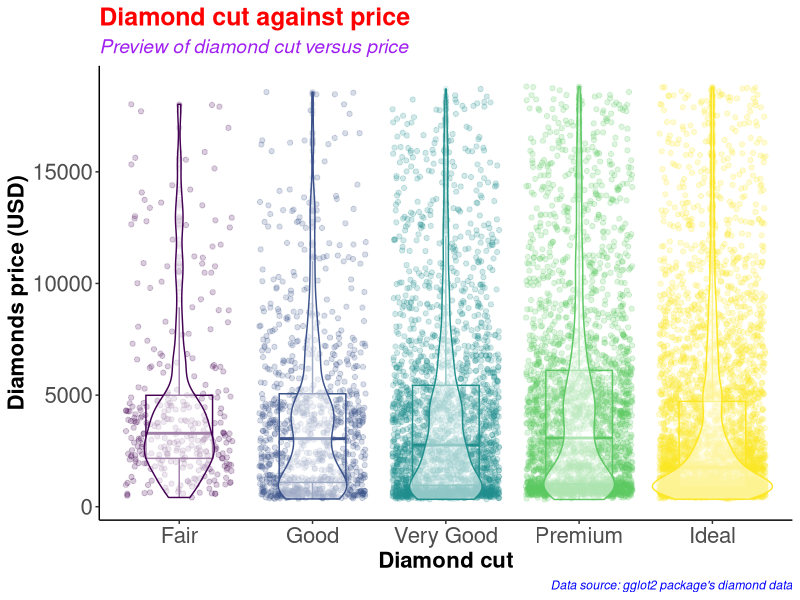
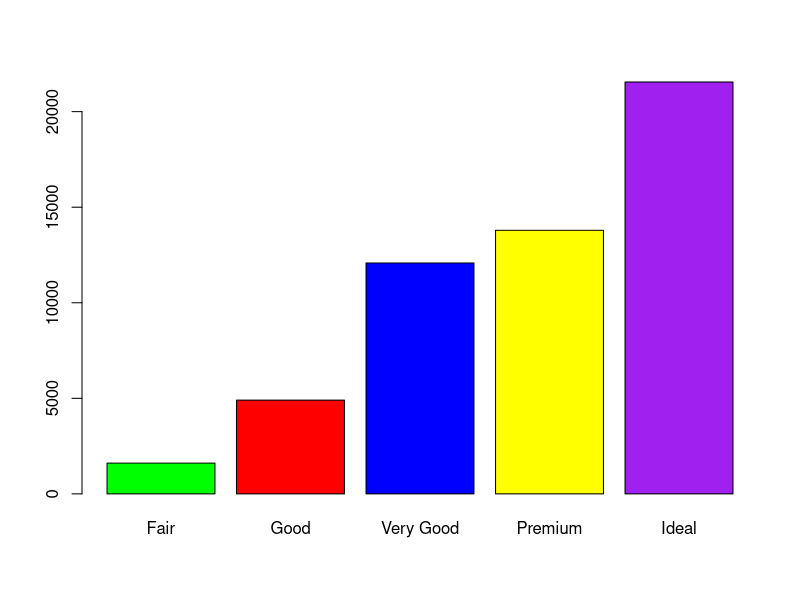
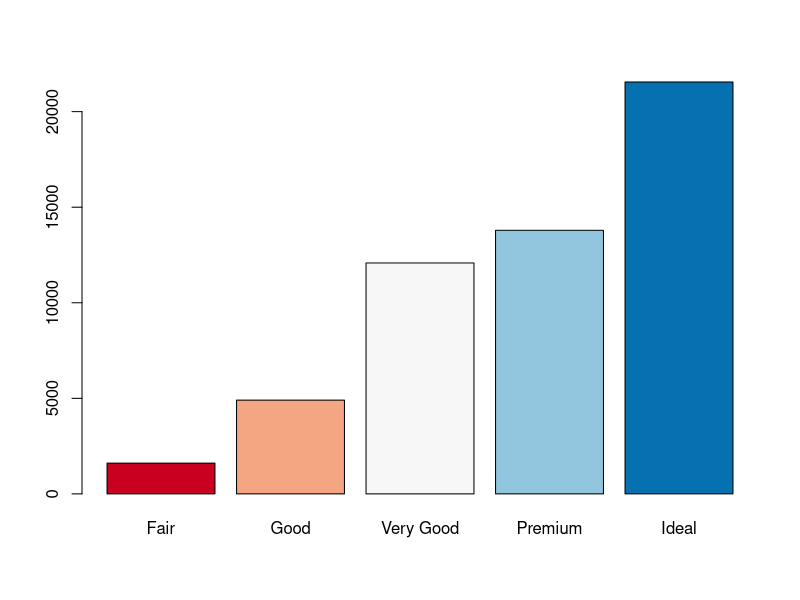
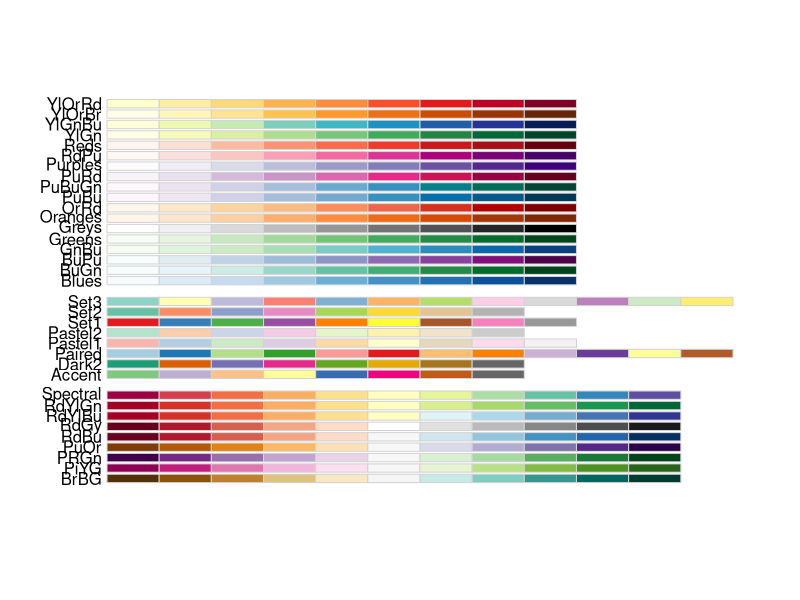
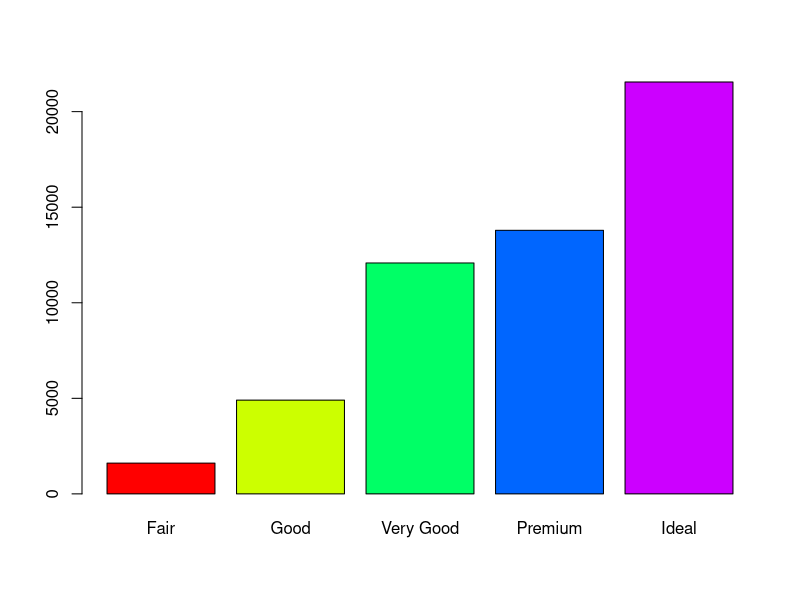
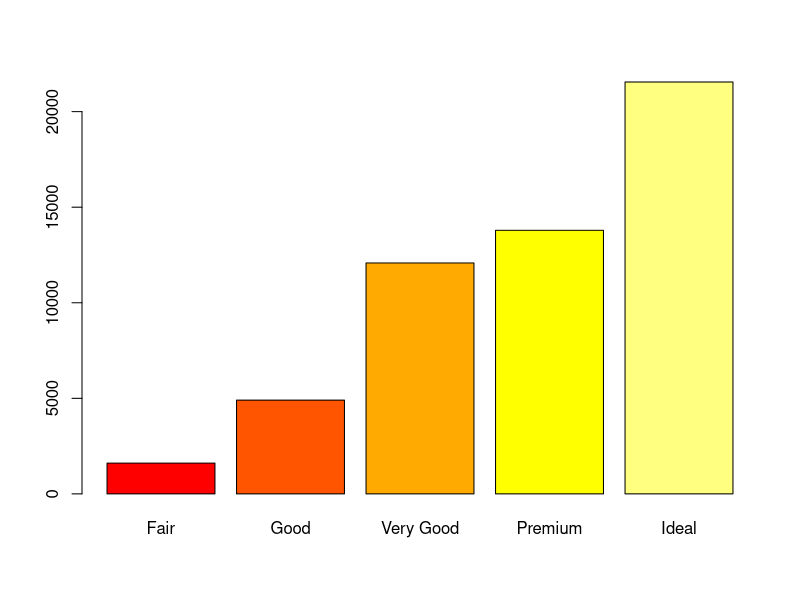
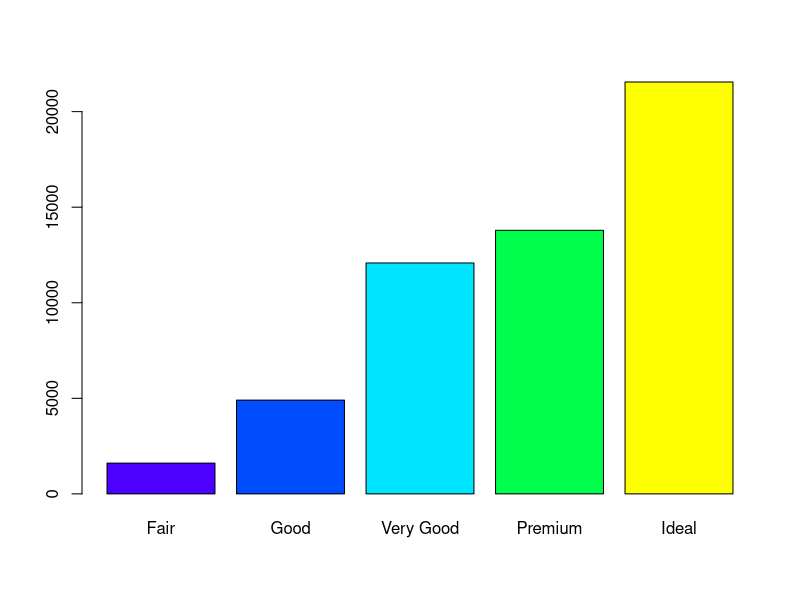
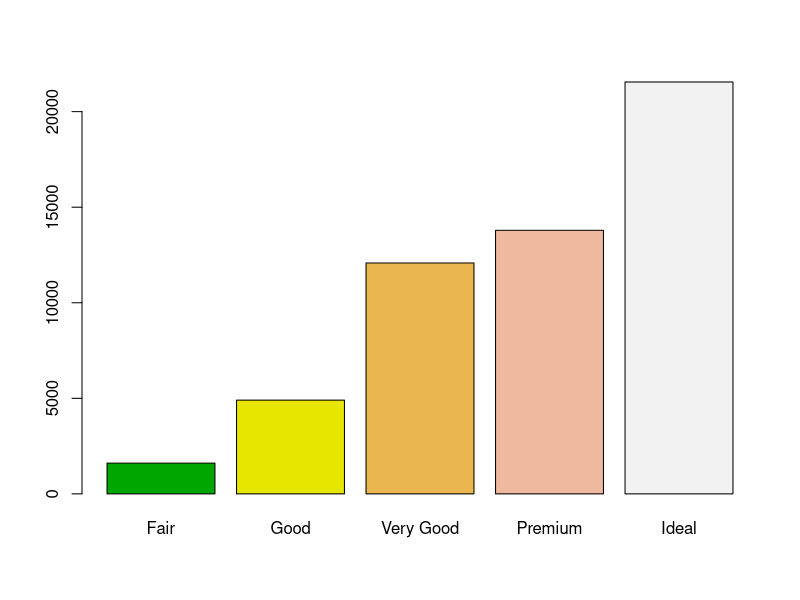

The R script that drew these images, in order:
#########################################
# Name: Wyclife Agumba Oluoch           #   
# E-mail: wyclifeoluoch@gmail.com       #
# GitHub: https://github.com/Wycology   #
# Task: Boxplot and violin plots in one #
# Date: 4th Jan 2021                    #
# Last edited: 10th April 2021          #
#########################################

# Loading the necessary libraries for the project

library(tidyverse) # This is for data wrangling and plotting.
library(RColorBrewer) # This is for generating color pallets for the plots.

diamonds_df <- diamonds # Saving the diamonds data-set to a new object in R.

head(diamonds) # Checking the variables in the data-set for subsequent analyses
nrow(diamonds) # Checking for the number of rows in the data. 53940 observations
ncol(diamonds) # Checking the number of variables in the data-set. 10 variables

diamonds_df %>% # Picking the diamonds data, and then
  slice_sample(n = 0.2*(nrow(diamonds))) %>% # Picking a portion of the data-set
  ggplot(aes(x = cut, y = price, color = cut)) + # Adding the mapping variables
  geom_point(position = "jitter", alpha = 0.2) + # Adding jitter and alpha
  geom_boxplot(alpha = 0.1, width = 0.5) + # Modifying dimensions of the boxplot 
  geom_violin(alpha = 0.5) + # Adding violin plot on top of the box and jitter
  theme_classic() + # Adding my preferred theme for publication.
  theme(legend.position = "none") + # Removing the legend; it is on the x-axis
  labs(x = "Diamond cut", # Labels the x-axis.
       y = "Diamonds price (USD)", # Labeling the y-axis
       title = "Diamond cut against price", # Setting tibble of the plot
       subtitle = "Preview of diamond cut versus price", # Descriptive title beneath TITLE
       caption = "Data source: gglot2 package's diamond data") +
  theme(axis.text = element_text(size=16), # Size of labels on tick-marks
        axis.title = element_text(size=16,face="bold")) + # Size of axis labels
  theme(plot.title = element_text(color = 'red', size = 18, face = 'bold'),
        plot.subtitle = element_text(color = 'purple', size = 14, face = 'italic'),
        plot.caption = element_text(color = 'blue', face = 'italic'))

diamonds %>% # Picking the diamonds data, and then
  filter(cut == 'Very Good') %>% # Picking the very good cut 
  nrow() # counting the number of rows with very good cut

diamonds %>% 
  select(cut) %>% 
  table() %>% 
  barplot(col = c('green', 'red', 'blue', 'yellow', 'purple'))

# Instead of specifying the colors, we can simply use the color brewer panel 

diamonds %>% 
  select(cut) %>% 
  table() %>% 
  barplot(col = brewer.pal(n = 5, name = "RdBu"))
# To display more brewer colors options to use, run the following function:

display.brewer.all()

# Can also use rainbow colors

diamonds %>% 
  select(cut) %>% 
  table() %>% 
  barplot(col = rainbow(5))

# Can also use heat.colors
diamonds %>% 
  select(cut) %>% 
  table() %>% 
  barplot(col = heat.colors(5))

# Can also use topographic colors

diamonds %>% 
  select(cut) %>% 
  table() %>% 
  barplot(col = topo.colors(5))

# Can also use terrain colors
diamonds %>% 
  select(cut) %>% 
  table() %>% 
  barplot(col = terrain.colors(5))

# Can also use cm.colors
diamonds %>% 
  select(cut) %>% 
  table() %>% 
  barplot(col = cm.colors(5)) 

# That is awesome. Good for the day.
